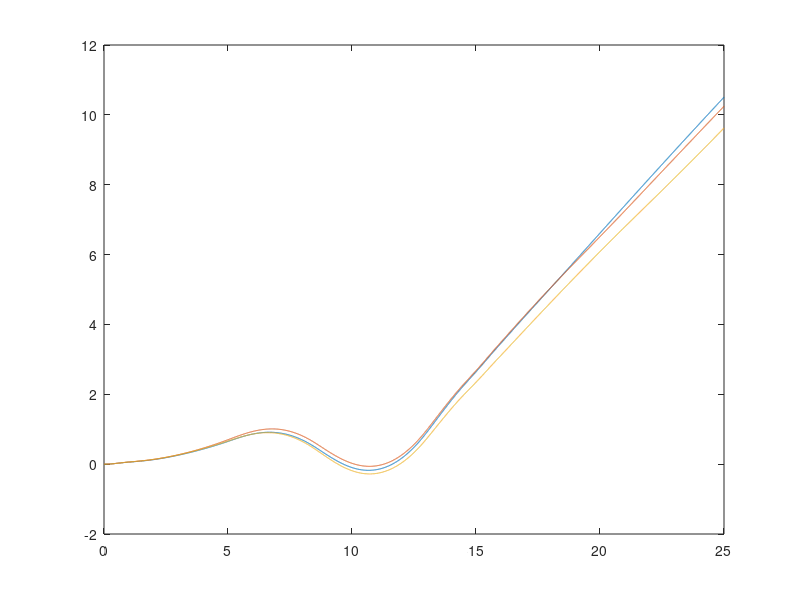

This chart was generated by the following MATLAB code: (Note: this script raises an error after producing the figure.)
%recordedDataD2 = load('x_encQ(10,0,0,0).mat');
recordedDataD2Q10 = load('x_encQ(10,0,0,0).mat');
recordedDataD2Q1 = load('x_encQ1(1,0,0,0).mat');
recordedDataD2Q_1 = load('x_encQ_1.mat');


rec_timeD2Q10 = recordedDataD2Q10.ans(1,:);
rec_lambdaD2Q10 = recordedDataD2Q10.ans(2,:);
rec_lambdaDotD2Q10 = recordedDataD2Q10.ans(3,:);
rec_pitchD2Q10 = recordedDataD2Q10.ans(4,:);
rec_pitchDotD2Q10 = recordedDataD2Q10.ans(5,:);
rec_elevD2Q10 = recordedDataD2Q10.ans(6,:);
rec_elevDotD2Q10 = recordedDataD2Q10.ans(7,:);

rec_timeD2Q1 = recordedDataD2Q1.ans(1,:);
rec_lambdaD2Q1 = recordedDataD2Q1.ans(2,:);
rec_lambdaDotD2Q1 = recordedDataD2Q1.ans(3,:);
rec_pitchD2Q1 = recordedDataD2Q1.ans(4,:);
rec_pitchDotD2Q1 = recordedDataD2Q1.ans(5,:);
rec_elevD2Q1 = recordedDataD2Q1.ans(6,:);
rec_elevDotD2Q1 = recordedDataD2Q1.ans(7,:);

rec_timeD2Q_1 = recordedDataD2Q_1.ans(1,:);
rec_lambdaD2Q_1 = recordedDataD2Q_1.ans(2,:);
rec_lambdaDotD2Q_1 = recordedDataD2Q_1.ans(3,:);
rec_pitchD2Q_1 = recordedDataD2Q_1.ans(4,:);
rec_pitchDotD2Q_1 = recordedDataD2Q_1.ans(5,:);
rec_elevD2Q_1 = recordedDataD2Q_1.ans(6,:);
rec_elevDotD2Q_1 = recordedDataD2Q_1.ans(7,:);



figure(1)
plot(rec_timeD2Q10,rec_lambdaD2Q10,rec_timeD2Q1,rec_lambdaD2Q1,rec_timeD2Q_1,rec_lambdaD2Q_1)
%set(gca,'YTick',-pi:3*pi)
%set(gca,'YTickLabel', {'-\pi','0','\pi','2\pi'})
xline(5,'--','Color','red');
xline(20,'--','Color','red');
legend('Q10','Q1','Q_1')
grid on;